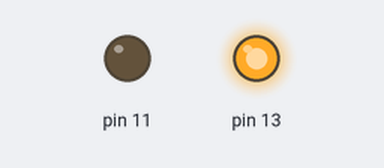
The sketch below on a simulated Arduino Uno, built with avr-gcc and run on an emulated ATmega328P. On the bench: output pins drawn as LEDs (lit = HIGH).

Above: at 0.1 s.
At 9.1 s:
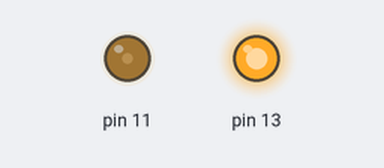
At 19.1 s:
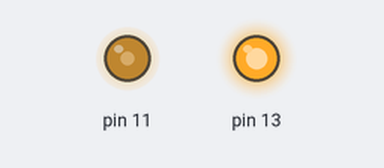
At 39.1 s:
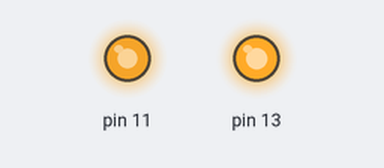
Timing chart, 0 to 40.0 s (numbered marks = the images above):
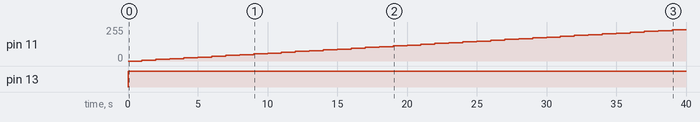

Measured:
- by itself, pin 11: moves from 0/255 to 234/255 over 38.0 s
- by itself, pin 13: LOW → HIGH at 0.00 s

The sketch:

L298D_motor.ino
```cpp
int item;

void setup() {
  pinMode(13, OUTPUT);
  pinMode(11, OUTPUT);
}

void loop() {
  item = 0;
  for (item = 0; item <= 255; item++) {
    digitalWrite(13, HIGH);
    analogWrite(11, item);
    item = item + 5;
    delay(1000);
  }

}
```
